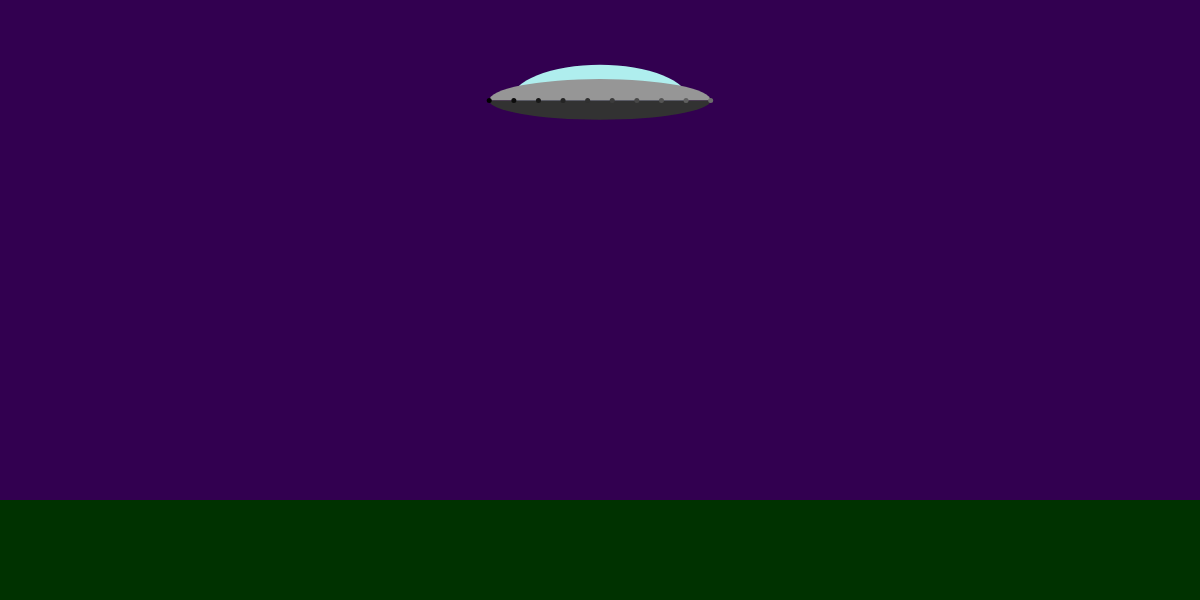
Frame 1 (no input)
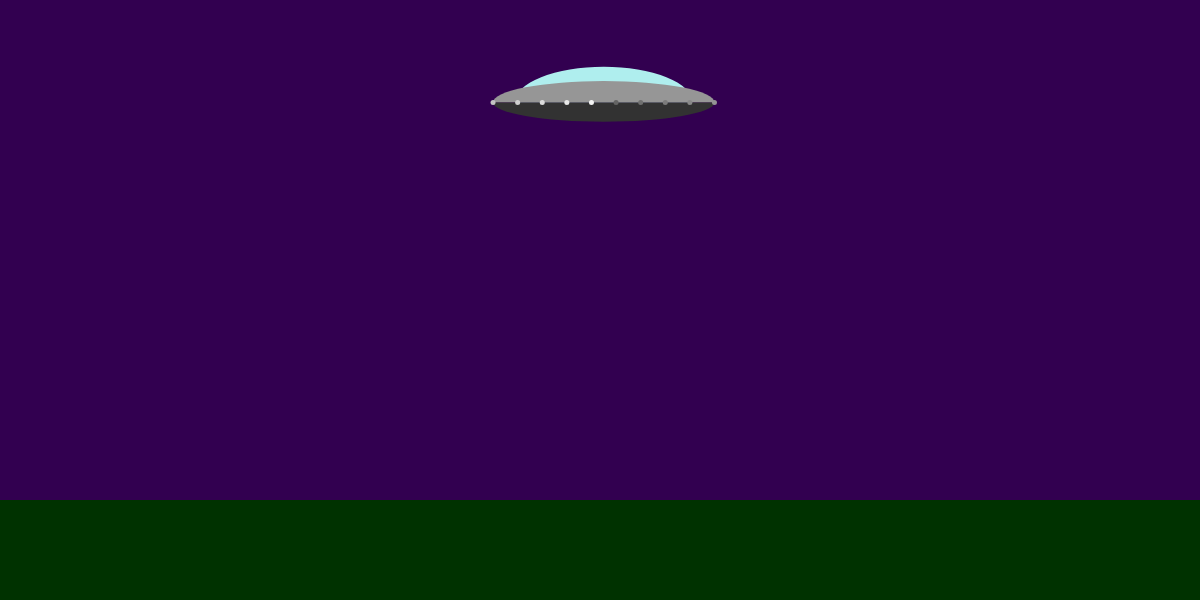
Frame 60 (no input)
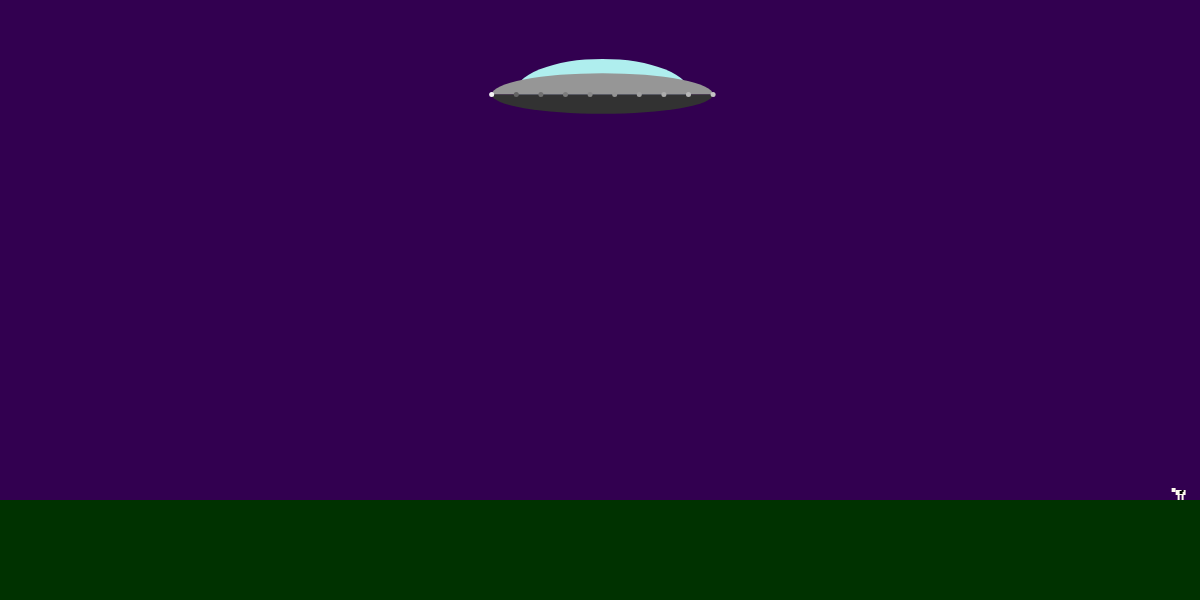
Frame 120 (the mouse pressed at the canvas centre since frame 60)

The p5.js sketch that drew these frames (run headless with seeded random() and noise() and a simulated clock; from frame 60 on, the mouse is pressed at the canvas centre):

// p5.js sketch
// ── sketch.js
//Topic 1.1 
//Object orientation revisted
//part two

var flyingSaucer;
var cowManager;


function FlyingSaucer(x,y)
{
    //public
    this.x = x;
    this.y = y;
    this.beamOn = false;
    
    //private
    var fs_width = random(150,250);
    var fs_height = random(75,125);
    var window_width = random(0.65,0.85);
    var window_height = random(0.75,1);
    var base_height = random(0.25,0.5);
    var num_lights = floor(random(5,25));
    var light_inc = floor(random(5,10));
    var brightnesses = [];
    var beamWidth = 140;
        

    this.hover = function()
    {
        this.x += random(-1,1);
        this.y += random(-1,1); 
        
        if(!this.beamOn && random() > 0.995)
        {
            this.beamOn = true;
        }
        else if(this.beamOn && random() > 0.998)
        {
            this.beamOn = false;
        }
    }

    
    this.draw = function()
    {
        if(this.beamOn)
        {
            this.beam();
        }
        
        
        //draw the window
        fill(175,238,238);
        arc(
            this.x,
            this.y,
            fs_width * window_width,
            fs_height * window_height,
            PI,TWO_PI);

        //draw the body
        fill(150);
        arc(
            this.x,
            this.y,
            fs_width,
            fs_height/2,
            PI,TWO_PI);

        //draw the base
        fill(50);
        arc(
            this.x,
            this.y,
            fs_width,
            fs_height * base_height,
            0,PI);

        //draw the lights
        var incr = (fs_width/(num_lights -1)); 

        for(var i = 0; i < num_lights; i++)
        {

            var x = this.x - fs_width/2 + i * incr;
            fill(brightnesses[i]);
            ellipse(
                x,
                this.y,
                5,
                5
            )
            brightnesses[i] += light_inc;
            if(brightnesses[i] > 255)
            {
                brightnesses[i] = 100;
            }
        }
    }   
    
    this.beam = function()
    {
        if(random() > 0.25)
        {
            fill(255,255,100,150);
            beginShape();
            vertex(this.x - 25,this.y + fs_height * base_height * 0.5);
            vertex(this.x + 25,this.y + fs_height * base_height * 0.5);
            vertex(this.x + beamWidth/2,height - 100);
            vertex(this.x - beamWidth/2,height - 100);
            endShape();
        }
    }
    
    this.getBeamBoundaries = function()
    {
        var boundaries = [];
        boundaries.push(this.x - beamWidth/2);
        boundaries.push(this.x + beamWidth/2);
        return boundaries;
    }
    
    //////// setup code /////////
    
    for(var i = 0; i < num_lights; i++)
    {
        brightnesses.push((i * light_inc * 2)%255);
    }
}


function Cow(x,y)
{
    //public
    this.x = x;
    this.y = y;
    this.direction = random(1,2);
    this.flyingSaucerRef = null;
    this.flagForDeletion = false;
    this.isFrozen = false;
    
    //private
    var step = 0;

    if(random() > 0.5)
    {
        this.direction *= -1;    
    }
    
    
    this.draw = function()
    {
        
        push();
        translate(this.x, this.y);
        if(this.direction > 0)
        {
            scale(-1,1);
        }
        
        fill(255,250,240)
        rect(0,-10,10,5);
        
        //legs
        if(step > 5)
        {
            rect(0,-5,2,5);
            rect(8,-5,2,5);
        }
        else
        {
            rect(2,-5,2,5);
            rect(6,-5,2,5);
        }
        
        //head
        rect(-4,-12,4,4);
        
        //markings
        fill(0);
        rect(4,-9,3,3);
        rect(6,-10,2,2);

        pop();
        
    }
    
    this.walk = function()
    {
        this.x += this.direction;
        step = (step + 1)%10;
    }

}


function CowManager()
{
    this.cows = [];
    this.minCows = 10;
    
    this.update = function()
    {
        //add new cows if necessary
        if(this.cows.length < this.minCows)
        {
            this.cows.push(new Cow(width+199, height - 100));
        }
        
        for(var i = 0; i < this.cows.length; i++)
        {
            
            if(!this.cows[i].isFrozen)
            {
                if(this.cows[i].y < height - 100)
                {
                    //falling
                    this.cows[i].y += 3;
                }
                else
                {
                    //regular walking
                    this.cows[i].walk();

                    if(this.cows[i].x > width + 200)
                    {
                        this.cows[i].x = -200;
                    }
                    else if(this.cows[i].x < -200)
                    {
                        this.cows[i].x = width + 200;
                    }
                }
            }
            else
            {
                //reset for next frame
                this.cows[i].isFrozen = false;    
            }
        }
        
        //remove old cows
        for(var i = this.cows.length - 1; i >= 0; i--)
        {
            if(this.cows[i].flagForDeletion)
            {
                this.cows.splice(i,1);
            }
        }
           
        
    }
    
    this.draw = function()
    {
        for(var i = 0; i < this.cows.length; i++)
        {
            this.cows[i].draw();
        }
    }
    
    this.checkForCows = function(x1,x2)
    {
        //returns all cows between the two points
        
        var cows = [];
        
        for(var i = 0; i < this.cows.length; i++)
        {
            if(this.cows[i].x >= x1 && this.cows[i].x <= x2)
            {
                cows.push(this.cows[i]);
            }
        }
        
        return cows;
    }
    
    this.levitateCows = function(boundaries, x_anchor, y_cutoff)
    {
        var cows = this.checkForCows(boundaries[0], boundaries[1]);
        
        //hover up
        for(var i = 0 ; i < cows.length; i++)
        {
            cows[i].x = x_anchor;
            cows[i].y -= 1;
            cows[i].isFrozen = true;
            
            if(cows[i].y < y_cutoff)
            {
                cows[i].flagForDeletion = true;
            }
        }

    }

}

function setup()
{
    createCanvas(1200,600);
    noStroke();
    
    flyingSaucer = new FlyingSaucer(width/2,100);
    cowManager = new CowManager();

}

function draw()
{
    background(50,0,80);
    
    //draw the ground
    fill(0,50,0);
    rect(0,height - 100, width, 100);
    
    cowManager.update();
    cowManager.draw();

    flyingSaucer.hover();
    flyingSaucer.draw();
    
    
    if(flyingSaucer.beamOn)
    {   
        var b = flyingSaucer.getBeamBoundaries();
        cowManager.levitateCows(b, flyingSaucer.x, flyingSaucer.y);
    }

}
